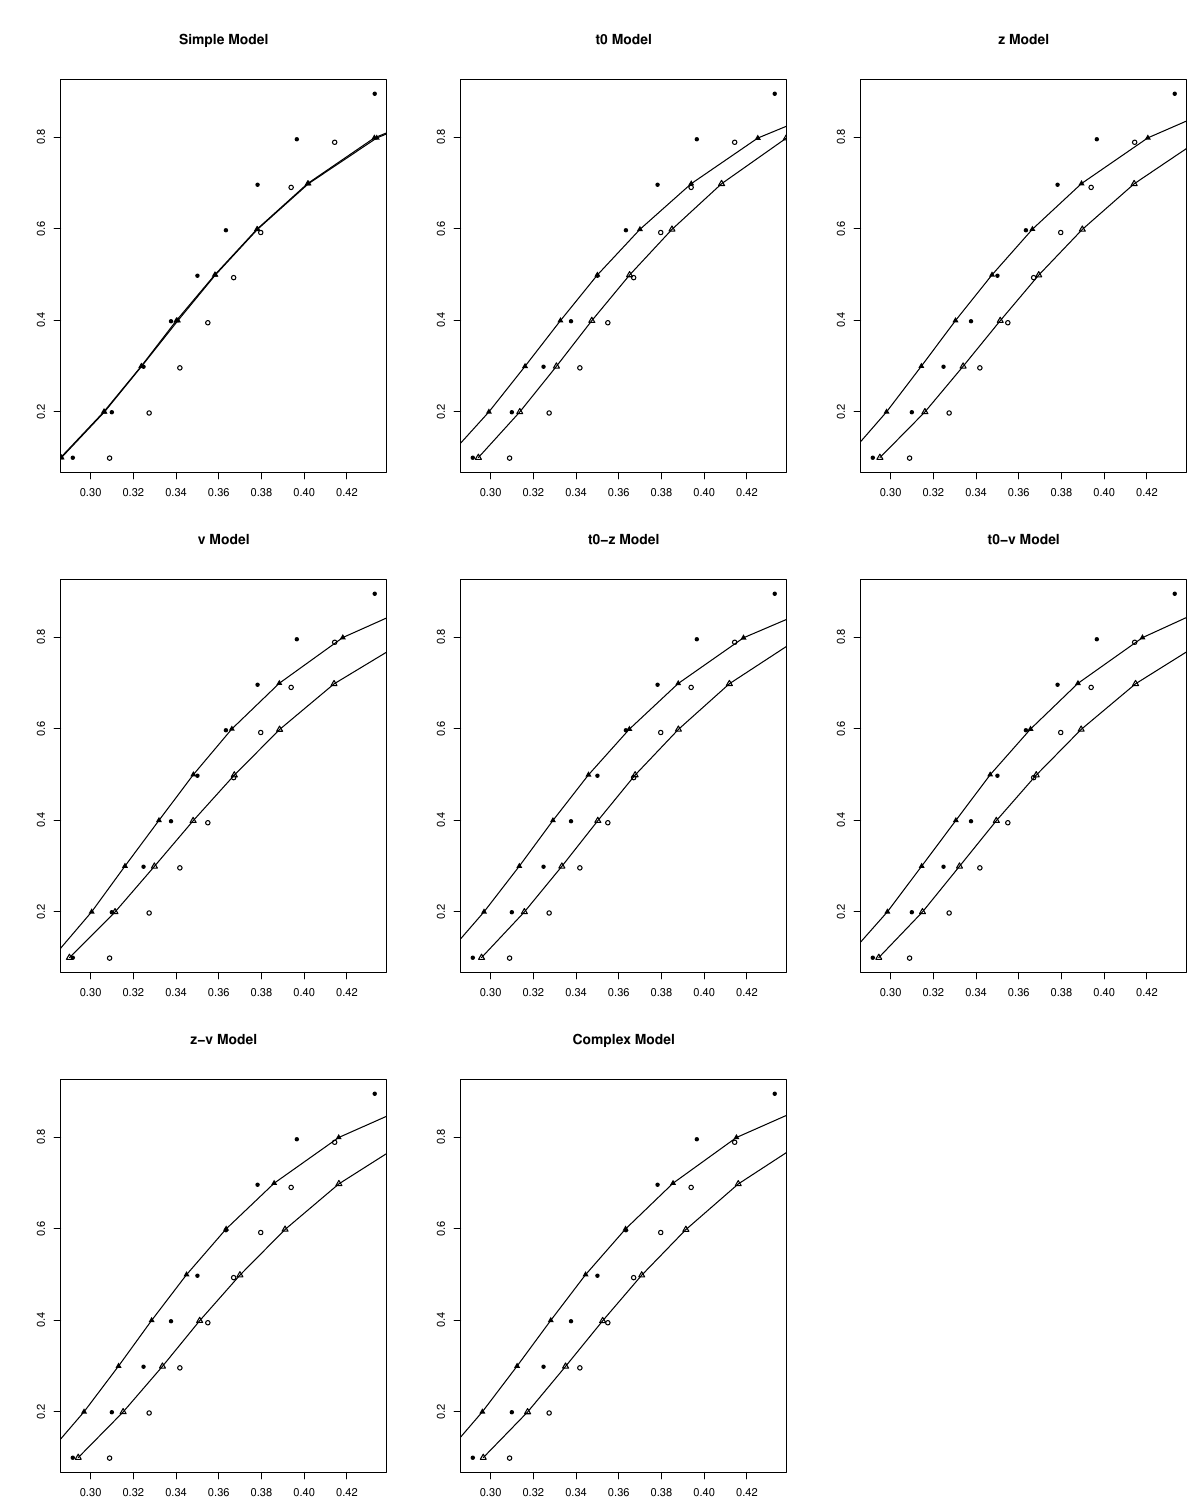

This chart was generated by the following R code:
setwd("~/cloudstor/Gaze-Cueing/")
## Dataset2 ##
qs=seq(0.1,0.9,0.1) #Define quantiles 
#Load data

load(file = "Data/dataset2/derived/q.mean.2.1.Rdata")
load(file = "Data/dataset2/derived/q.mean.2.1_simple.Rdata")
load(file = "Data/dataset2/derived/q.mean.2.1_t0.Rdata")
load(file = "Data/dataset2/derived/q.mean.2.1_z.Rdata")
load(file = "Data/dataset2/derived/q.mean.2.1_v.Rdata")
load(file = "Data/dataset2/derived/q.mean.2.1_t0-z.Rdata")
load(file = "Data/dataset2/derived/q.mean.2.1_t0-v.Rdata")
load(file = "Data/dataset2/derived/q.mean.2.1_z-v.Rdata")
load(file = "Data/dataset2/derived/q.mean.2.1_complex.Rdata")

load(file = "Data/dataset2/derived/q.mean.2.2.Rdata")
load(file = "Data/dataset2/derived/q.mean.2.2_simple.Rdata")
load(file = "Data/dataset2/derived/q.mean.2.2_t0.Rdata")
load(file = "Data/dataset2/derived/q.mean.2.2_z.Rdata")
load(file = "Data/dataset2/derived/q.mean.2.2_v.Rdata")
load(file = "Data/dataset2/derived/q.mean.2.2_t0-z.Rdata")
load(file = "Data/dataset2/derived/q.mean.2.2_t0-v.Rdata")
load(file = "Data/dataset2/derived/q.mean.2.2_z-v.Rdata")
load(file = "Data/dataset2/derived/q.mean.2.2_complex.Rdata")

load(file = "Data/dataset2/derived/p.mean.1.Rdata")
load(file = "Data/dataset2/derived/p.mean.1_simple.Rdata")
load(file = "Data/dataset2/derived/p.mean.1_t0.Rdata")
load(file = "Data/dataset2/derived/p.mean.1_z.Rdata")
load(file = "Data/dataset2/derived/p.mean.1_v.Rdata")
load(file = "Data/dataset2/derived/p.mean.1_t0-z.Rdata")
load(file = "Data/dataset2/derived/p.mean.1_t0-v.Rdata")
load(file = "Data/dataset2/derived/p.mean.1_z-v.Rdata")
load(file = "Data/dataset2/derived/p.mean.1_complex.Rdata")

load(file = "Data/dataset2/derived/p.mean.2.Rdata")
load(file = "Data/dataset2/derived/p.mean.2_simple.Rdata")
load(file = "Data/dataset2/derived/p.mean.2_t0.Rdata")
load(file = "Data/dataset2/derived/p.mean.2_z.Rdata")
load(file = "Data/dataset2/derived/p.mean.2_v.Rdata")
load(file = "Data/dataset2/derived/p.mean.2_t0-z.Rdata")
load(file = "Data/dataset2/derived/p.mean.2_t0-v.Rdata")
load(file = "Data/dataset2/derived/p.mean.2_z-v.Rdata")
load(file = "Data/dataset2/derived/p.mean.2_complex.Rdata")

pdf(paste("Manuscript-figures/combined-fits-2.pdf",sep=""),width=3*4,height=(3*4)+3)
#create matrix "m" which is the size of how many plots I'm going to have. 0 is where there's no plots,
m=matrix(1:9,nrow=3,byrow=T)
m=rbind(0,cbind(0,m,0),0)
m=cbind(m[,1:2],0,m[,3],0,m[,4:5])
m=rbind(m[1:2,],0,m[3,],0,m[4,], m[5,])
layout(mat=m,
       widths=c(0,1,0,1,0,1,0),
       heights=c(0,1,0,1,0,1,0))
#par(mar=rep(0,4))
par(mar=c(2.1,4.6,6,1))

plot(q.mean.2.1,qs*p.mean.1,pch=16, cex = 0.9, xlab = "", ylab = "", main = "Simple Model") 
points(q.mean.2.1_s,qs*p.mean.1_s,pch=17, cex = 0.9, type = "l")
points(q.mean.2.1_s,qs*p.mean.1_s,pch=17, cex = 0.9)
points(q.mean.2.2,qs*p.mean.2,pch=1, cex = 0.9) 
points(q.mean.2.2_s,qs*p.mean.2_s,pch=17, cex = 0.9)
points(q.mean.2.2_s,qs*p.mean.2_s,pch=2, type = "l", cex = 0.9)

plot(q.mean.2.1,qs*p.mean.1,pch=16, cex = 0.9, xlab = "", ylab = "", main = "t0 Model") 
points(q.mean.2.1_t0,qs*p.mean.1_t0,pch=17, cex = 0.9, type = "l")
points(q.mean.2.1_t0,qs*p.mean.1_t0,pch=17, cex = 0.9)
points(q.mean.2.2_t0,qs*p.mean.2_t0,pch=2, cex = 0.9)
points(q.mean.2.2_t0,qs*p.mean.2_t0,pch=2, type = "l", cex = 0.9)
points(q.mean.2.2,qs*p.mean.2,pch=1, cex = 0.9)

plot(q.mean.2.1,qs*p.mean.1,pch=16, cex = 0.9, xlab = "", ylab = "", main = "z Model") 
points(q.mean.2.1_z,qs*p.mean.1_z,pch=17, cex = 0.9, type = "l")
points(q.mean.2.1_z,qs*p.mean.1_z,pch=17, cex = 0.9)
points(q.mean.2.2_z,qs*p.mean.2_z,pch=2, cex = 0.9)
points(q.mean.2.2_z,qs*p.mean.2_z,pch=2, type = "l", cex = 0.9)
points(q.mean.2.2,qs*p.mean.2,pch=1, cex = 0.9)

plot(q.mean.2.1,qs*p.mean.1,pch=16, cex = 0.9, xlab = "", ylab = "", main = "v Model") 
points(q.mean.2.1_v,qs*p.mean.1_v,pch=17, cex = 0.9, type = "l")
points(q.mean.2.1_v,qs*p.mean.1_v,pch=17, cex = 0.9)
points(q.mean.2.2_v,qs*p.mean.2_v,pch=2, cex = 0.9)
points(q.mean.2.2_v,qs*p.mean.2_v,pch=2, type = "l", cex = 0.9)
points(q.mean.2.2,qs*p.mean.2,pch=1, cex = 0.9)

plot(q.mean.2.1,qs*p.mean.1,pch=16, cex = 0.9, xlab = "", ylab = "", main = "t0-z Model") 
points(q.mean.2.1_z_t0,qs*p.mean.1_z_t0,pch=17, cex = 0.9, type = "l")
points(q.mean.2.1_z_t0,qs*p.mean.1_z_t0,pch=17, cex = 0.9)
points(q.mean.2.2_z_t0,qs*p.mean.2_z_t0,pch=2, cex = 0.9)
points(q.mean.2.2_z_t0,qs*p.mean.2_z_t0,pch=2, type = "l", cex = 0.9)
points(q.mean.2.2,qs*p.mean.2,pch=1, cex = 0.9)

plot(q.mean.2.1,qs*p.mean.1,pch=16, cex = 0.9, xlab = "", ylab = "", main = "t0-v Model") 
points(q.mean.2.1_v_t0,qs*p.mean.1_v_t0,pch=17, cex = 0.9, type = "l")
points(q.mean.2.1_v_t0,qs*p.mean.1_v_t0,pch=17, cex = 0.9)
points(q.mean.2.2_v_t0,qs*p.mean.2_v_t0,pch=2, cex = 0.9)
points(q.mean.2.2_v_t0,qs*p.mean.2_v_t0,pch=2, type = "l", cex = 0.9)
points(q.mean.2.2,qs*p.mean.2,pch=1, cex = 0.9)

plot(q.mean.2.1,qs*p.mean.1,pch=16, cex = 0.9, xlab = "", ylab = "", main = "z-v Model") 
points(q.mean.2.1_v_z,qs*p.mean.1_v_z,pch=17, cex = 0.9, type = "l")
points(q.mean.2.1_v_z,qs*p.mean.1_v_z,pch=17, cex = 0.9)
points(q.mean.2.2_v_z,qs*p.mean.2_v_z,pch=2, cex = 0.9)
points(q.mean.2.2_v_z,qs*p.mean.2_v_z,pch=2, type = "l", cex = 0.9)
points(q.mean.2.2,qs*p.mean.2,pch=1, cex = 0.9)

plot(q.mean.2.1,qs*p.mean.1,pch=16, cex = 0.9, xlab = "", ylab = "", main = "Complex Model") 
points(q.mean.2.1Complex,qs*p.mean.1Complex,pch=17, cex = 0.9, type = "l")
points(q.mean.2.1Complex,qs*p.mean.1Complex,pch=17, cex = 0.9)
points(q.mean.2.2Complex,qs*p.mean.2Complex,pch=2, cex = 0.9)
points(q.mean.2.2Complex,qs*p.mean.2Complex,pch=2, type = "l", cex = 0.9)
points(q.mean.2.2,qs*p.mean.2,pch=1, cex = 0.9)

dev.off()
